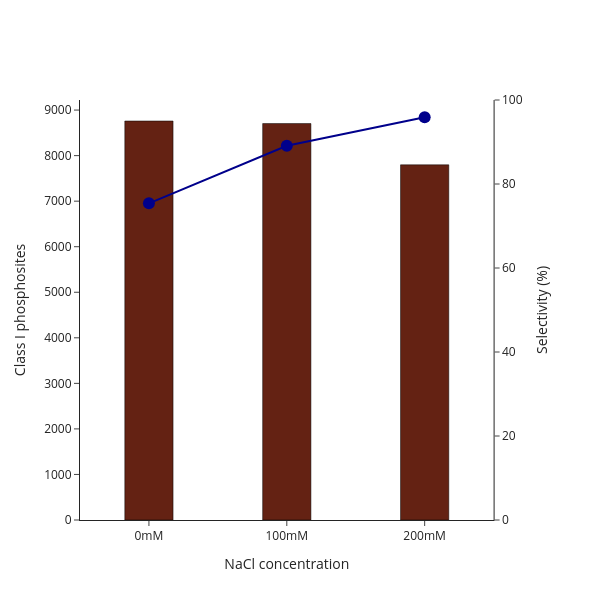

Notebook source saved alongside this figure:
### Code cell
import importlib, core
importlib.reload(core)
from core import process_ptm_site_report, count_sites_per_sample_ptm_report

import pandas as pd
import plotly.graph_objects as go
from plotly.subplots import make_subplots

# 1. Load + collapse the salt optimization PTM Site Report
salt_df = pd.read_csv(
    'pride_data/analysis_data/revision/figure2/20260518_162116_nanoPhos_optimization_salt_Report.tsv',
    sep='\t'
)
salt = process_ptm_site_report(salt_df, cutoff=0.75)
site_data_salt = salt['site_data']

# 2. Per-sample Class I site counts (defensive filters baked in via the counter)
counts = count_sites_per_sample_ptm_report(salt_df)
n_classI = list(counts.values())
print("Per-sample Class I sites (column order in the report):")
for i, (s, n) in enumerate(counts.items()):
    print(f"  [{i}] {s}  {n:,}")

# 3. Manually supplied values — order matches the column order printed above
labels = ['0mM', '100mM', '200mM']
sel    = [75.4, 89.1, 95.9]

assert len(n_classI) == len(labels), (
    f"Got {len(n_classI)} samples but {len(labels)} labels — if you have "
    f"replicates per condition, you'll need to aggregate before plotting."
)

# 4. Plot — Class I bars + selectivity line on secondary y-axis
fig = make_subplots(specs=[[{"secondary_y": True}]])
fig.add_trace(
    go.Bar(y=n_classI, x=labels, width=0.35,
           marker_line_color='black', marker_color='#642213',
           name='Class I phosphosites'),
    secondary_y=False
)
fig.add_trace(
    go.Scatter(x=labels, y=sel, mode='lines+markers',
               name='Selectivity'),
    secondary_y=True
)
fig.update_yaxes(title_text='Class I phosphosites',
                 secondary_y=False, rangemode='tozero')
fig.update_yaxes(title_text='Selectivity (%)',
                 range=[0, 100], secondary_y=True)
fig.update_traces(marker=dict(size=12, color='darkblue'), secondary_y=True)
fig.update_layout(width=600, height=600, template='simple_white',
                  showlegend=False, xaxis_title='NaCl concentration')
fig.show()
fig.write_image(r'figures/figure2/suppl_figure1a.pdf', height=600, width=600)

### Figure 1 — Plotly figure (JSON) as saved in the notebook; plotly's stock layout.template omitted (floating-point values rounded to 4 significant figures)
{"data": [{"marker": {"color": "#642213", "line": {"color": "black"}}, "name": "Class I phosphosites", "type": "bar", "width": 0.35, "x": ["0mM", "100mM", "200mM"], "xaxis": "x", "y": [8760, 8704, 7798], "yaxis": "y"}, {"marker": {"color": "darkblue", "size": 12}, "mode": "lines+markers", "name": "Selectivity", "type": "scatter", "x": ["0mM", "100mM", "200mM"], "xaxis": "x", "y": [75.4, 89.1, 95.9], "yaxis": "y2"}], "layout": {"height": 600, "showlegend": false, "width": 600, "xaxis": {"anchor": "y", "domain": [0, 0.94], "title": {"text": "NaCl concentration"}}, "yaxis": {"anchor": "x", "domain": [0, 1], "rangemode": "tozero", "title": {"text": "Class I phosphosites"}}, "yaxis2": {"anchor": "x", "overlaying": "y", "range": [0, 100], "side": "right", "title": {"text": "Selectivity (%)"}}}}
